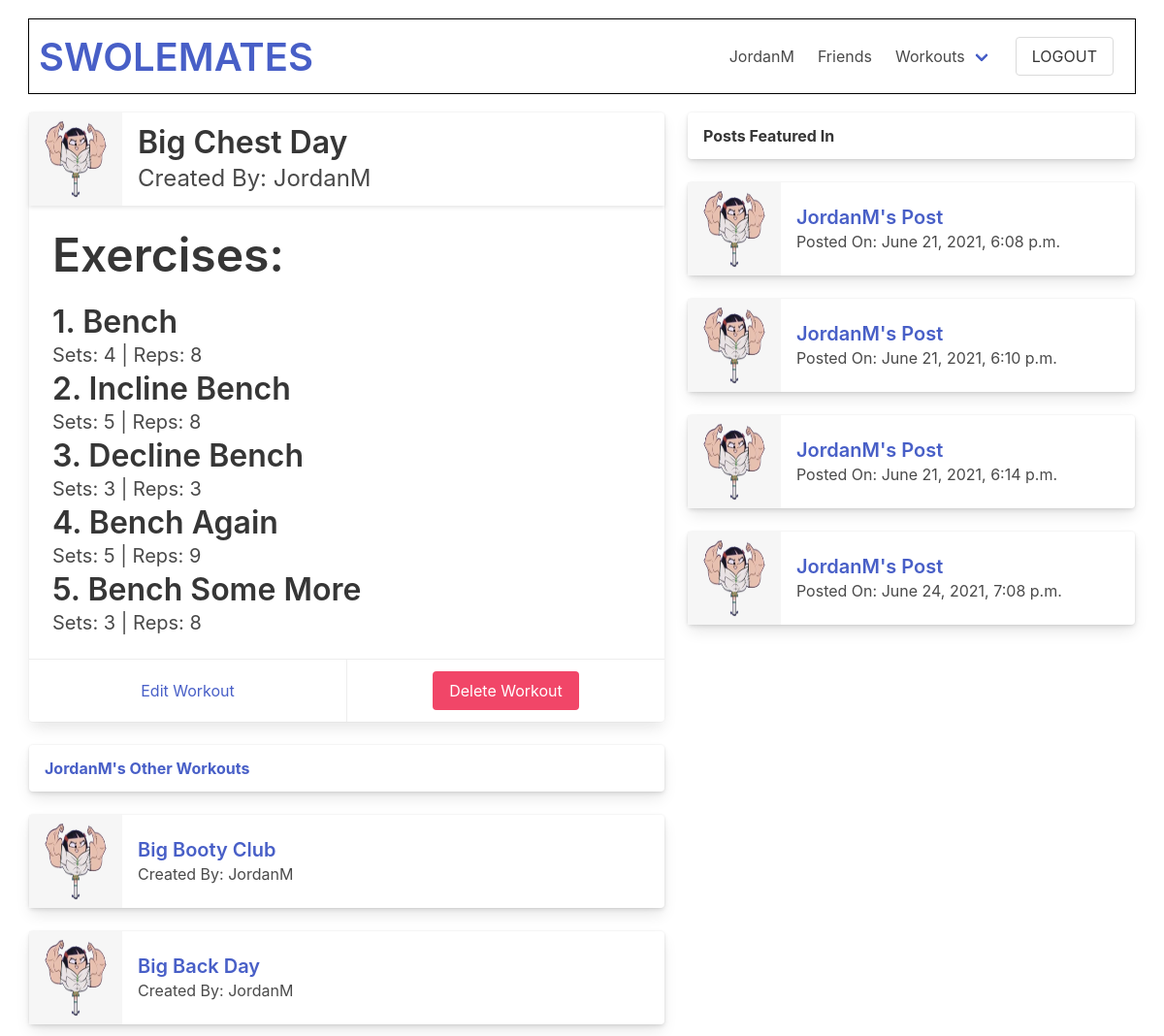
The page /swolemates/workout/20 (signed in) on the database its author committed.
### swolemates_app/models.py (models this page shows, shortened)
class User(models.Model):
    first_name = models.CharField(max_length = 50)
    last_name = models.CharField(max_length = 50)
    username = models.CharField(max_length=45, unique=True)
    email = models.EmailField(unique=True)
    password = models.CharField(max_length = 60)
    profile_photo = models.ImageField(default='default.png', upload_to = "images/")
    bio = models.TextField(blank=True, null=True)
    fav_exercises = models.TextField(blank=True, null=True)
    objects = UserManager()
    friends = models.ManyToManyField('self', blank=True)
    created_at = models.DateTimeField(auto_now_add=True)
    updated_at = models.DateTimeField(auto_now=True)
    def __str__(self):
        return self.username

class Workout(models.Model):
    name = models.CharField(max_length=50)
    created_by = models.ForeignKey(User, related_name="workouts", on_delete=models.CASCADE)
    liked_by = models.ManyToManyField(User, related_name="liked_workouts", blank=True)
    objects = WorkoutManager()
    created_at = models.DateTimeField(auto_now_add=True)
    updated_at = models.DateTimeField(auto_now=True)

class Exercise(models.Model):
    workout = models.ForeignKey(Workout, related_name="exercises", on_delete=models.CASCADE)
    name = models.CharField(max_length=50)
    set_count = models.IntegerField()
    rep_count = models.IntegerField()
    created_at = models.DateTimeField(auto_now_add=True)
    updated_at = models.DateTimeField(auto_now=True)

class Post(models.Model):
    content = models.TextField()
    image = models.ImageField(null=True, blank=True, upload_to = "images/")
    posted_by = models.ForeignKey(User, related_name="posts", on_delete=models.CASCADE)
    liked_by = models.ManyToManyField(User, related_name="liked_posts", blank=True)
    workout = models.ForeignKey(Workout, null=True, blank=True, related_name="posts", on_delete=models.SET_NULL)
    objects = PostCommentManager()
    created_at = models.DateTimeField(auto_now_add=True)
    updated_at = models.DateTimeField(auto_now=True)

### swolemates_app/views.py (the view)
# urls.py: path('swolemates/workout/<int:id>', views.workout_view),
def workout_view(request, id):
    workout = Workout.objects.get(id=id)
    profile = User.objects.get(id=workout.created_by.id)
    context = {
        "workout": workout,
        "profile": profile,
        "user": User.objects.get(id=request.session['user_id']),
        "exercises": workout.exercises.all()
    }
    return render(request, "workout_view.html", context)

### swolemates_app/templates/workout_view.html (shortened to what this page needs)
<!DOCTYPE html>
<html lang="en">
<head>
    <link rel="stylesheet" href="https://cdn.jsdelivr.net/npm/bulma@0.9.3/css/bulma.min.css">
    {% load static %}
    <link rel="stylesheet" href="{% static 'css/view_workout.css' %}">
</head>
<body>
    <div id="wrapper">
        <nav class="navbar">
            <div class="navbar-brand">
                    <p class="title is-2 is-align-self-center" id="wtf"><a href="/swolemates">SWOLEMATES</a></p>
            </div>
            <div class="navbar-menu navbar-end">
                <a href="/swolemates/user/{{user.username}}" class="navbar-item">
                    {{user.username}}
                </a>
                <a href="/swolemates/user/{{user.username}}/friends" class="navbar-item">
                    Friends
                </a>
                <div class="navbar-item has-dropdown is-hoverable">
                    <a href="/swolemates/user/{{user.username}}/workouts" class="navbar-link">
                        Workouts
                    </a>
                </div>
                <div class="navbar-item">
                    <form action="/logout" method="POST">
                        <input type="submit" value="LOGOUT" class="button" id="logout">
                    </form>
                </div>
            </div>
        </nav>
        <div id="ancestor-div">
        <div class="tile is-ancestor">
            <div class="tile is-parent is-7 is-vertical is-align-items-flex-start" id="parent-workout-view">
                <div class="tile is-child is-12">
                    <div class="card">
                        <header class="card-header">
                            <div class="media is-align-items-center">
                                <div class="media-left">
                                    <img src="/media/{{workout.created_by.profile_photo}}" alt="{{workout.created_by}}'s profile pic" class="image is-96x96">
                                </div>
                                <div class="media-content">
                                    <p class="title is-3">{{workout.name}}</p>
                                    <p class="subtitle is-4">Created By: {{workout.created_by}}</p>
                                </div>
                            </div>
                        </header>
                        <div class="card-content">
                            <p class="title is-1">
                                Exercises:
                            </p>
                                {% for exercise in workout.exercises.all %}
                                    <p class="title is-justify-content-space-between">
                                        {{forloop.counter}}. {{exercise.name}}
                                    </p>
                                    <p class="subtitle is-5">Sets: {{exercise.set_count}} | Reps: {{exercise.rep_count}}</p>
                                {% endfor %}
                        </div>
                        {% if profile == user %}
                        <div class="card-footer">
                            <a href="/swolemates/workout/{{workout.id}}/edit" class="card-footer-item">Edit Workout</a>
                            <form action="/swolemates/workout/{{workout.id}}/delete" method="POST" class="card-footer-item">
                                <input type="submit" value="Delete Workout" onclick="return confirm('Are you sure you want to delete your workout?');" class="button is-danger">
                            </form>
                        </div>
                        {% endif %}
                    </div>
                </div>
                <div class="tile is-child is-12">
                        <div class="card">
                            <header class="card-header">
                            <p class="card-header-title">
                                <a href="/swolemates/user/{{profile.username}}/workouts">{{profile.username}}'s Other Workouts</a>
                            </p>
                            <button class="card-header-icon" aria-label="more options">
                                <span class="icon">
                                </span>
                            </button>
                            </header>
                        </div>
                </div>
                {% for work in profile.workouts.all %}
                    {% if work != workout %}
                        <div class="tile is-child is-12">
                            <div class="card">
                                <header class="card-header">
                                    <div class="media is-align-items-center">
                                        <div class="media-left">
                                            <img src="/media/{{work.created_by.profile_photo}}" alt="{{work.created_by}}'s profile pic" class="image is-96x96">
                                        </div>
                                        <div class="media-content">
                                            <p class="title is-5"><a href="/swolemates/workout/{{work.id}}">{{work.name}}</a></p>
                                            <p class="subtitle is-6">Created By: {{work.created_by}}</p>
                                        </div>
                                    </div>
                                </header>
                            </div>
                        </div>
                    {% endif %}
                {% endfor %}
            </div>
            <div class="tile is-parent is-vertical is-align-items-flex-start" id="featured-in">
                {% if workout.posts.all %}
                    <div class="tile is-child is-12">
                        <div class="card">
                            <header class="card-header">
                            <p class="card-header-title">
                                Posts Featured In
                            </p>
                            <button class="card-header-icon" aria-label="more options">
                                <span class="icon">
                                </span>
                            </button>
                            </header>
                        </div>
                    </div>
                    {% for post in workout.posts.all %}
                        <div class="tile is-child is-12">
                            <div class="card">
                                <header class="card-header">
                                    <div class="media is-align-items-center">
                                        <div class="media-left">
                                            <img src="/media/{{post.posted_by.profile_photo}}" alt="{{post.posted_by}}'s profile pic" class="image is-96x96">
                                        </div>
                                        <div class="media-content">
                                            <p class="title is-5"><a href="/swolemates/post/{{post.id}}">{{post.posted_by}}'s Post</a></p>
                                            <p class="subtitle is-6">Posted On: {{post.updated_at}}</p>
                                        </div>
                                    </div>
                                </header>
                            </div>
                        </div>
                    {% endfor %}
                {% endif %}
            </div>
        </div>
        </div>
    </div>
</body>
</html>

### swolemates_app/static/css/view_workout.css (style rules this page uses)
* { margin: 0px; padding: 0px; }
#wrapper { width: 95%; margin: auto; }
#ancestor-div { justify-self: center; margin: auto; }
nav { margin: 20px auto; padding: 10px; outline: 1px solid black; }
#wtf { margin-bottom: 0px; padding-bottom: 0px; }
#featured-in { max-height: 800px; overflow: scroll; }
#parent-workout-view { max-height: 800px; overflow: scroll; }

### rows shown on the page
User: username "JordanM"
Workout: created_by.profile_photo (picture), name "Big Chest Day", created_by "JordanM"
Exercise: name "Bench", set_count "4", rep_count "8"
Exercise: name "Incline Bench", set_count "5", rep_count "8"
Exercise: name "Decline Bench", set_count "3", rep_count "3"
Exercise: name "Bench Again", set_count "5", rep_count "9"
Exercise: name "Bench Some More", set_count "3", rep_count "8"
Workout: created_by.profile_photo (picture), name "Big Booty Club", created_by "JordanM"
Workout: created_by.profile_photo (picture), name "Big Back Day", created_by "JordanM"
Post: posted_by.profile_photo (picture), posted_by "JordanM", updated_at "June 21, 2021, 6:08 p.m."
Post: posted_by.profile_photo (picture), posted_by "JordanM", updated_at "June 21, 2021, 6:10 p.m."
Post: posted_by.profile_photo (picture), posted_by "JordanM", updated_at "June 21, 2021, 6:14 p.m."
Post: posted_by.profile_photo (picture), posted_by "JordanM", updated_at "June 24, 2021, 7:08 p.m."
